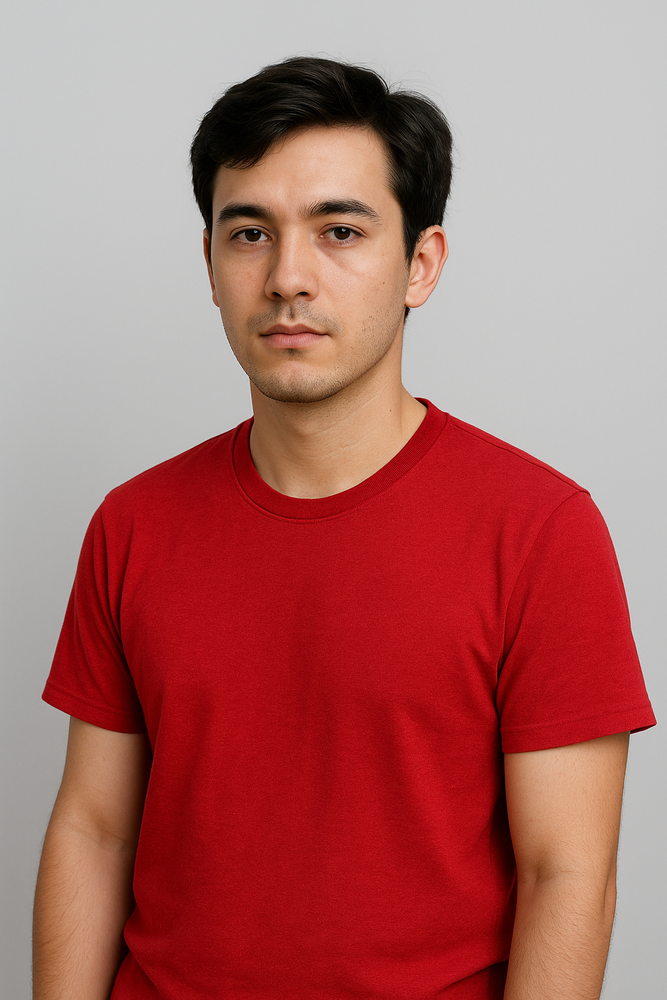
#> input picture pakaian_merah.png, 667 x 1000 px, shrunk from 1024 x 1536 before the run
$ python segmentasi_pakaian.py
#> lines starting #> are read from the running program, lines starting #| are printed output that depends on the picture; after the words box and inside, x2 and y2 are one past the last pixel; in counts of white or black regions, pixels touching at a corner belong together
import cv2
import numpy as np
import matplotlib.pyplot as plt

# --- 1. Baca gambar ---
img = cv2.imread('pakaian_merah.png')
#> img is the input picture: shape (1000, 667, 3); mean B, G, R 104, 107.2, 172.7

# Pastikan gambar berhasil dibaca
if img is None:
    raise FileNotFoundError("Gambar tidak ditemukan! Cek nama atau path file kamu.")

# --- 2. Gaussian Blur (haluskan noise besar) ---
gaussian = cv2.GaussianBlur(img, (7, 7), 0)

# --- 3. Median Filter (hilangkan noise kecil tanpa kaburkan tepi) ---
median = cv2.medianBlur(gaussian, 5)

# --- 4. Bilateral Filter (halus tapi tepi tetap tajam) ---
bilateral = cv2.bilateralFilter(median, d=9, sigmaColor=75, sigmaSpace=75)

# --- 5. Konversi ke HSV ---
hsv = cv2.cvtColor(bilateral, cv2.COLOR_BGR2HSV)
#> hsv: shape (1000, 667, 3); mean H, S, V 78.4, 116.6, 172.8

# --- 6. Rentang warna merah ---
lower_red1 = np.array([0, 120, 80])
upper_red1 = np.array([10, 255, 255])
lower_red2 = np.array([170, 120, 80])
upper_red2 = np.array([180, 255, 255])

# Gabungkan dua range merah (karena merah melintasi hue 0/180)
mask1 = cv2.inRange(hsv, lower_red1, upper_red1)
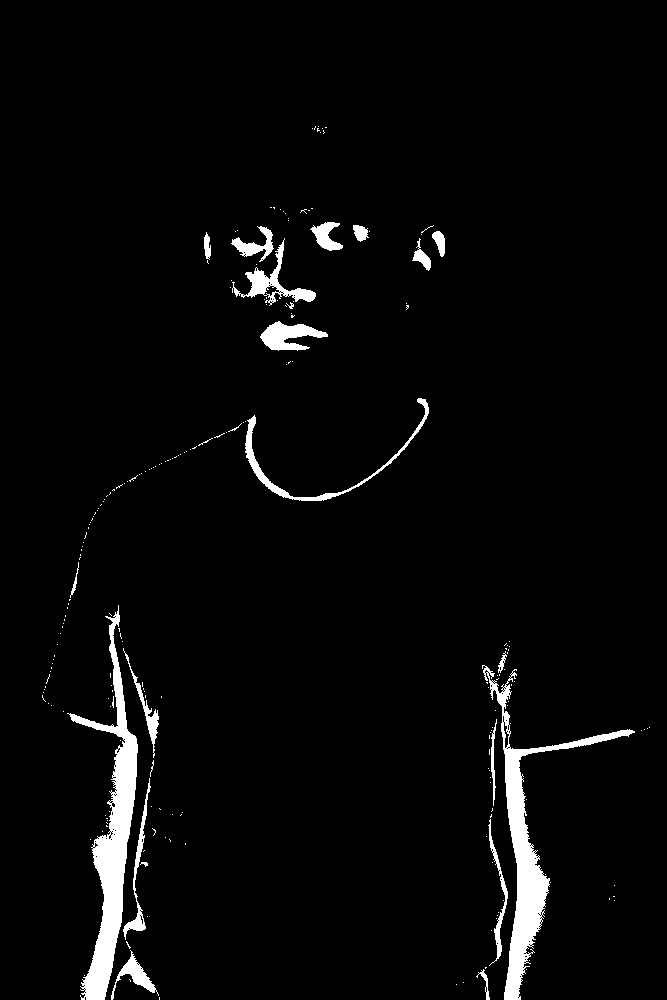
#> mask1: shape (1000, 667); 3.4% white; 226 white regions (202 under 20 px), largest, box (x1, y1, x2, y2) and area: (67, 605, 138, 1000) 7308, (482, 665, 635, 1000) 6469, (245, 398, 429, 501) 1310
mask2 = cv2.inRange(hsv, lower_red2, upper_red2)
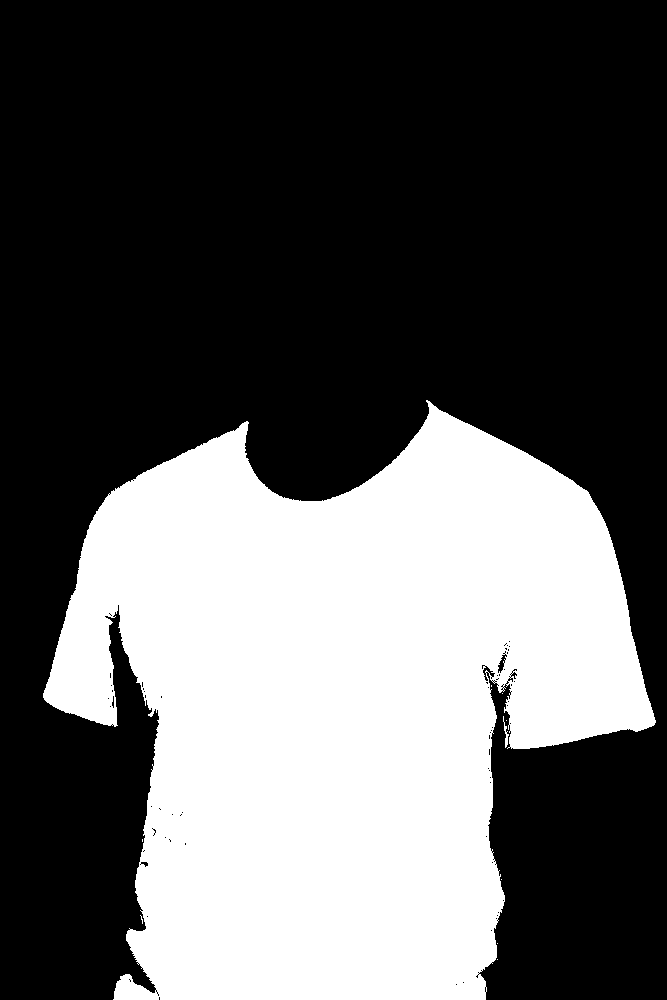
#> mask2: shape (1000, 667); 35.9% white; 10 white regions (8 under 20 px), largest, box (x1, y1, x2, y2) and area: (43, 400, 656, 1000) 239545, (503, 716, 509, 748) 65
mask = cv2.bitwise_or(mask1, mask2)
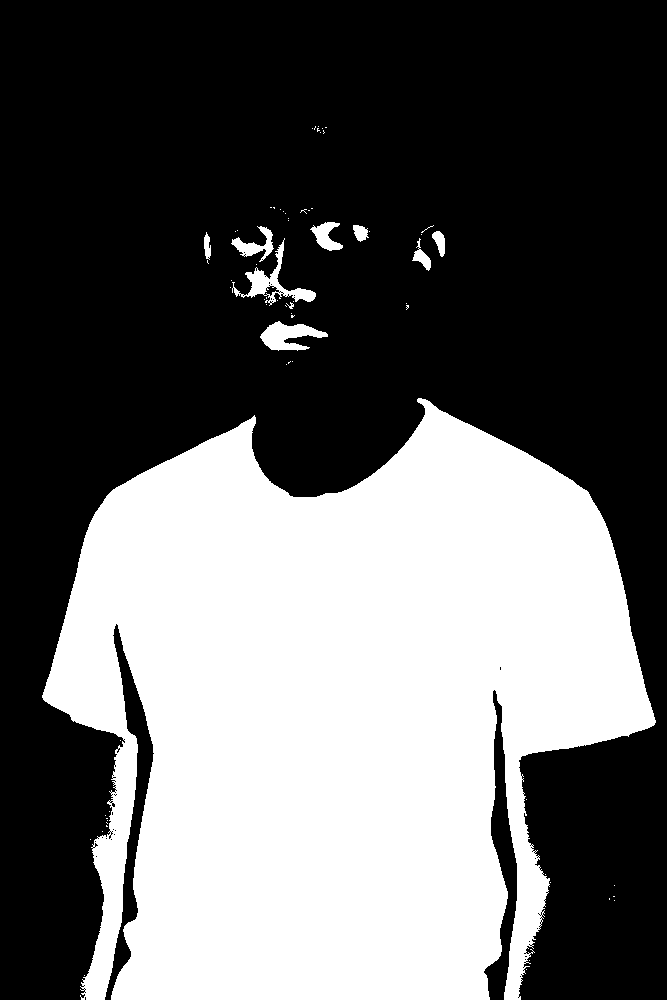
#> mask: shape (1000, 667); 39.3% white; 69 white regions (59 under 20 px), largest, box (x1, y1, x2, y2) and area: (42, 398, 656, 1000) 257896, (232, 238, 316, 306) 1192, (260, 321, 328, 351) 1089

# --- 7. Bersihkan mask dengan Morphological Filter ---
kernel = np.ones((5,5), np.uint8)
mask_clean = cv2.morphologyEx(mask, cv2.MORPH_CLOSE, kernel)
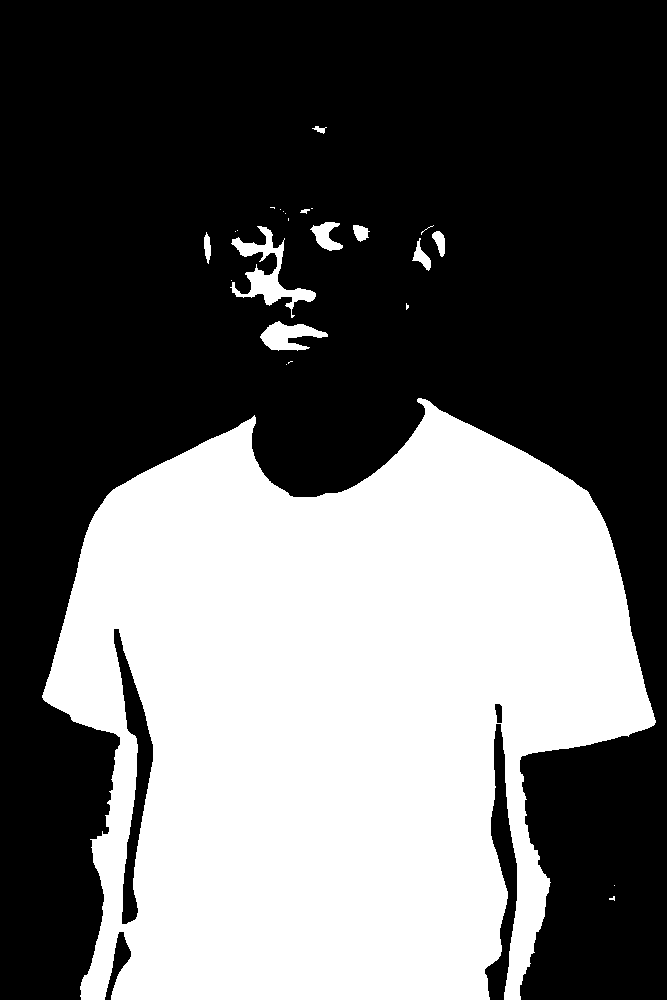
#> mask_clean: shape (1000, 667); 39.5% white; 25 white regions (15 under 20 px), largest, box (x1, y1, x2, y2) and area: (42, 398, 656, 1000) 258580, (230, 226, 316, 318) 2136, (260, 321, 328, 351) 1105

# --- 8. Terapkan mask ke gambar asli ---
result = cv2.bitwise_and(img, img, mask=mask_clean)
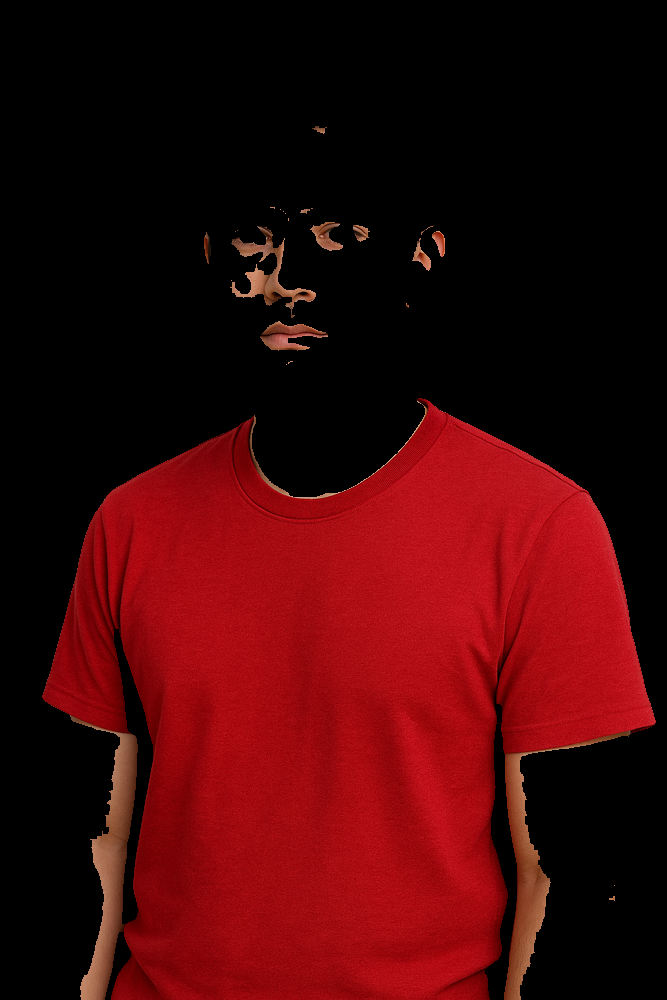
#> result: shape (1000, 667, 3); mean B, G, R 7.7, 6, 63.3

# --- 9. Tampilkan hasil ---
plt.figure(figsize=(16,6))
plt.subplot(1,5,1); plt.imshow(cv2.cvtColor(img, cv2.COLOR_BGR2RGB)); plt.title('Gambar Asli')
plt.subplot(1,5,2); plt.imshow(cv2.cvtColor(gaussian, cv2.COLOR_BGR2RGB)); plt.title('Gaussian Filter')
plt.subplot(1,5,3); plt.imshow(cv2.cvtColor(median, cv2.COLOR_BGR2RGB)); plt.title('Median Filter')
plt.subplot(1,5,4); plt.imshow(cv2.cvtColor(bilateral, cv2.COLOR_BGR2RGB)); plt.title('Bilateral Filter')
plt.subplot(1,5,5); plt.imshow(cv2.cvtColor(result, cv2.COLOR_BGR2RGB)); plt.title('Hasil Segmentasi')
plt.tight_layout()
plt.show()
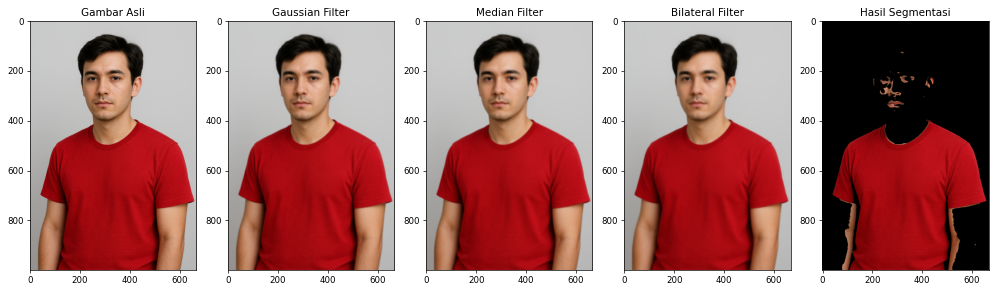
#> figure drawn by matplotlib, 5 panels
